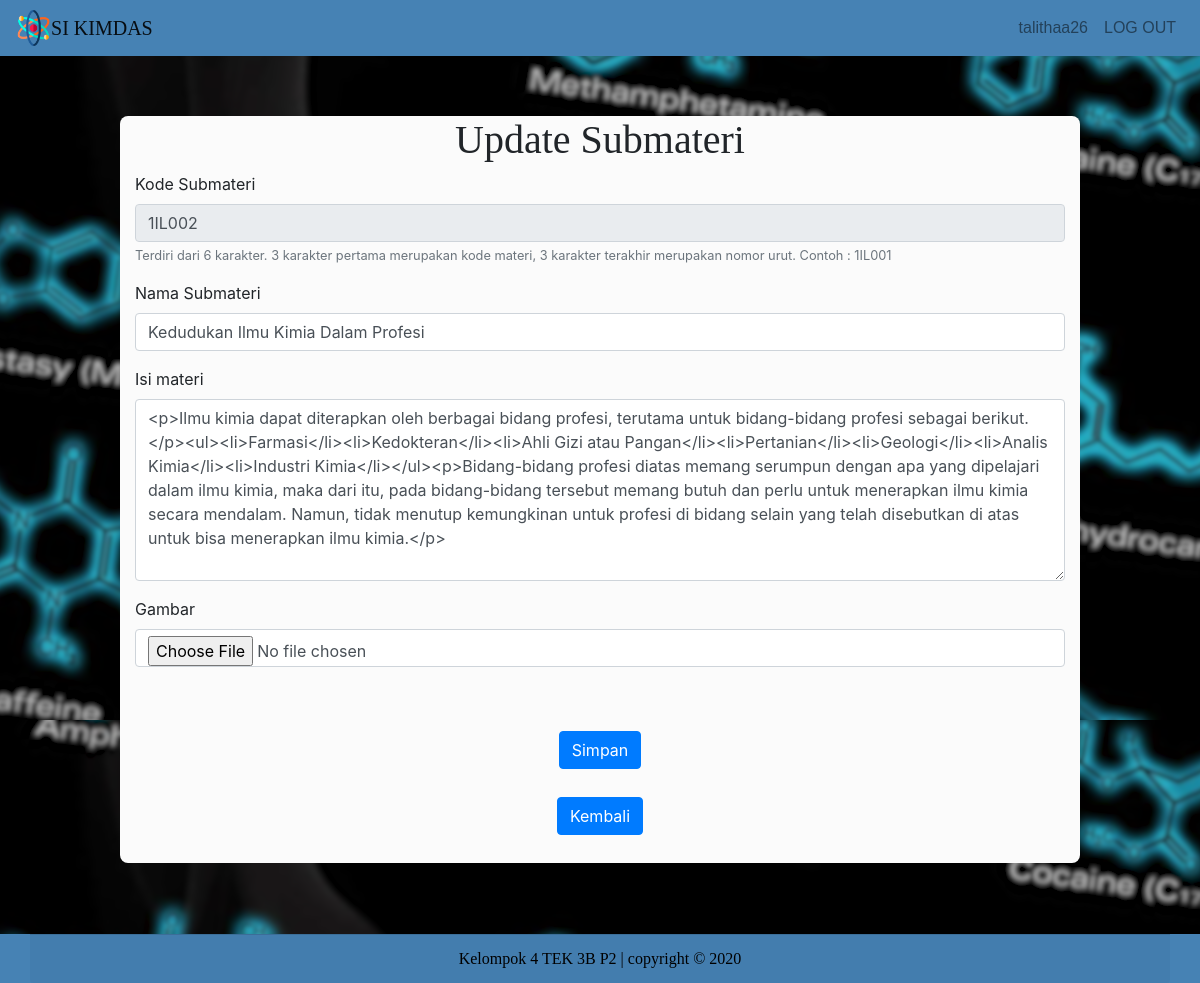
The app's page /Update_Submateri.php?id=1IL002 (signed in) with its own data.
### tables this page shows
CREATE TABLE `submateri` (
  `kode_submateri` varchar(6) NOT NULL,
  `nama_submateri` text NOT NULL,
  `isi_submateri` longtext NOT NULL,
  `gbr_submateri` blob DEFAULT NULL,
  `kode_materi` varchar(3) NOT NULL,
  `id_admin` varchar(20) NOT NULL
);

### Update_Submateri.php (the view, shortened to what this page needs)
<?php
  include 'koneksi.php';
  $query = "SELECT * FROM submateri WHERE kode_submateri='".$_GET['id']."'";
  $result = mysqli_query($kon,$query);
  $data=mysqli_fetch_assoc($result);
?>
<!doctype html>
<html lang="en">
  <head>
    <link rel="stylesheet" href="https://cdn.jsdelivr.net/npm/bootstrap@4.5.3/dist/css/bootstrap.min.css">
  </head>
  <body background = "assets/img/bg1.png">
  <nav class="navbar navbar-expand-lg navbar-light" style="background-color : #4682B4">
  	<img style="width: 3%; color:white;" src="assets/img/atom.png">
  <a class="navbar-brand" href="Beranda.php" style="font-family:impact;">SI KIMDAS</a>
  <div class="collapse navbar-collapse" id="navbarTogglerDemo02" style="font-family:arial;">
      <div class="navbar-nav ml-auto">
        <a class="nav-link" href="Kelola_Profil_Admin.php" tabindex="-1" aria-disabled="true"><?php echo $_SESSION['adminn']?></a>
      </div>
      <div class="navbar-nav">
        <a class="nav-link" href="Logout_Admin.php" tabindex="-1" aria-disabled="true">LOG OUT</a>
      </div>
  </div>
</nav>
<div class="content">
    <h1 class="judul">Update Submateri</h2>
        <div class="container">
            <form method="post" enctype="multipart/form-data">
                <div class="form-group">
                    <label for="">Kode Submateri</label>
                    <input type="text" class="form-control" id="" name="kode_submateri" aria-describedby="" value="<?php echo $data['kode_submateri'];?>" disabled>
                    <small class="form-text text-muted">Terdiri dari 6 karakter. 3 karakter pertama merupakan kode materi, 3 karakter terakhir merupakan nomor urut. Contoh : 1IL001</small>
                  </div>
                <div class="form-group">
                    <label for="">Nama Submateri</label>
                    <input type="text" class="form-control" name="nama_submateri" id="" aria-describedby="" value="<?php echo $data['nama_submateri'];?>">
                </div>
                <div class="form-group">
                    <label for="">Isi materi</label>
                    <textarea class="form-control ckeditor" id="exampleFormControlTextarea1" rows="7" placeholder="" name="isi_submateri"><?php echo $data['isi_submateri'];?></textarea>
                </div>
                <div class="form-group">
                    <label for="exampleInputEmail1">Gambar</label>
                    <input type="file" class="form-control" id="" aria-describedby="" name="image" value="<?php echo base64_encode($data['gbr_submateri']); ?>">
                </div>
                <br></br>
        <center><input type="submit" name="simpan" class="btn btn-primary" style="margin-bottom:3%;" value="Simpan"></input></center>
  </form>
        <center><button type="submit" onclick="location.href='CUD_Submateri.php'" name="kembali" class="btn btn-primary" style="margin-bottom:3%;" >Kembali</button></center>
    </div>
</div>
<div class="footer text-center text-black" style="font-family:impact;">
        <div class=" card-footer container">
        Kelompok 4 TEK 3B P2 | copyright &copy; 2020
        </div>
    </div>
  </body>
</html>

### Update_Submateri.php (style rules this page uses)
div.footer { position: fixed; left: 0; bottom: 0; width: 100%; background-color: #4682B4; color: black; text-align: center; }
.content { background: #fbfbfb; border-radius: 8px; margin-bottom:10%; margin-top:5%; margin-left:10%; margin-right:10%; }
.judul { text-align: center; font-family: impact; }

### records on screen
submateri: kode_submateri "1IL002", nama_submateri "Kedudukan Ilmu Kimia Dalam Profesi", isi_submateri "<p>Ilmu kimia dapat diterapkan oleh berbagai bidang profesi, terutama untuk bidang-bidang profesi sebagai berikut.</p><ul><li>Farmasi</li><li>Kedokteran</li><li>Ahli Gizi atau Pangan</li><li>Pertanian</li><li>Geologi</li><li>Analis Kimia</li><li>Industri Kimia</li></ul><p>Bidang-bidang profesi diatas memang serumpun dengan apa yang dipelajari dalam ilmu kimia, maka dari itu, pada bidang-bidang tersebut memang butuh dan perlu untuk menerapkan ilmu kimia secara mendalam. Namun, tidak menutup kemungkinan untuk profesi di bidang selain yang telah disebutkan di atas untuk bisa menerapkan ilmu kimia.</p>"

### other values on screen
$_SESSION['adminn'] "talithaa26"
